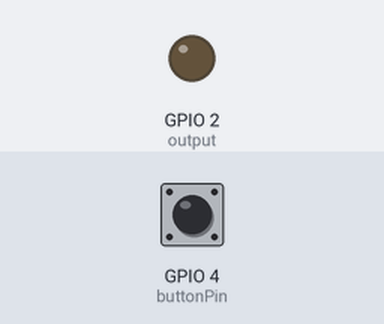
This sketch was run on a simulated ESP8266 (NodeMCU). On the bench: output pins drawn as LEDs (lit = HIGH). Dashed ring = blinking. Inputs (shaded band) come from the test bench; at power-on: GPIO 4 (buttonPin) HIGH. What the sketch prints to the serial monitor is not drawn.

Above: at 1.2 s.
1.3 s: GPIO 4 (buttonPin) pulled LOW for 1 s
At 3.1 s:
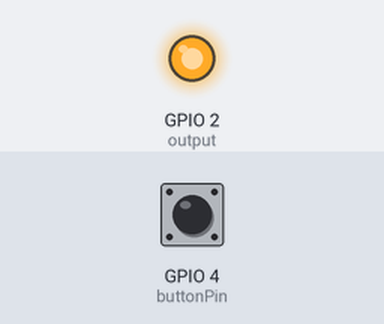
3.8 s: GPIO 4 (buttonPin) pulled LOW for 0.15 s
At 4.3 s:
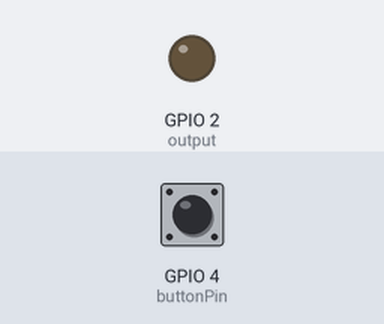
5.5 s: GPIO 4 (buttonPin) pulled LOW for 3.2 s
At 5.8 s:
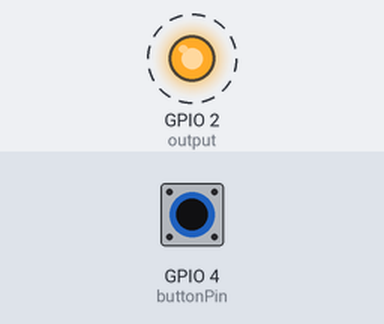
Timing chart, 0 to 10.2 s (numbered marks = the images above; inputs shaded):
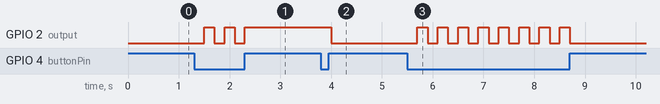

Measured:
- after the input at 1.3 s, GPIO 2 (output): alternates HIGH for 0.20 s and LOW for 0.20 s, 5 changes in all, then stays HIGH, starting after 0.20 s
- after the input at 3.8 s, GPIO 2 (output): HIGH → LOW after 0.20 s
- after the input at 5.5 s, GPIO 2 (output): alternates HIGH for 0.20 s and LOW for 0.20 s, 16 changes in all, then stays LOW, starting after 0.20 s

The sketch:

NUT_NHAN.ino
```cpp
#include <ESP8266WiFi.h>
int i = 0;
const int output = 2;
const int buttonPin = 4;


void setup() {
  // put your setup code here, to run once:
  INPUT_PULLUP;
  pinMode(buttonPin, INPUT_PULLUP);
  pinMode(output, OUTPUT);
  Serial.begin(115200);

}

void loop() {
  // put your main code here, to run repeatedly:


int reading = digitalRead(buttonPin);

  if (reading == 0) //kiem tra lan 1
  {
    delay(200);
    if (reading == 0) //kiem tra lan 2
    {
      //lenh chuong trinh
      i = i + 1;
      if (i >= 2)  i = 0;
      if (reading == 1); //cho nha phim
    }
  }

  if (i == 0) digitalWrite(output, LOW);
  else digitalWrite(output, HIGH);

  //  Serial.println(reading);
  Serial.println(i);
}
```
